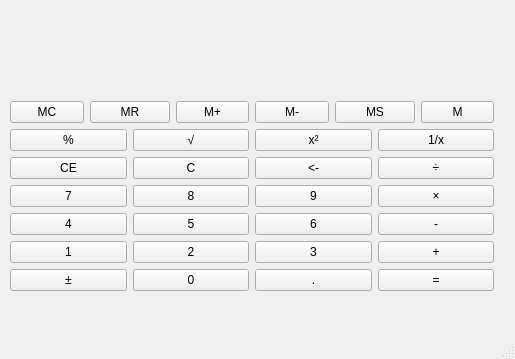
<?xml version="1.0" encoding="UTF-8"?>
<ui version="4.0">
 <class>MainWindow</class>
 <widget class="QMainWindow" name="MainWindow">
  <property name="geometry">
   <rect>
    <x>0</x>
    <y>0</y>
    <width>515</width>
    <height>359</height>
   </rect>
  </property>
  <property name="windowTitle">
   <string>MainWindow</string>
  </property>
  <widget class="QWidget" name="centralwidget">
   <widget class="QWidget" name="layoutWidget">
    <property name="geometry">
     <rect>
      <x>10</x>
      <y>10</y>
      <width>484</width>
      <height>281</height>
     </rect>
    </property>
    <layout class="QVBoxLayout" name="verticalLayout">
     <item>
      <widget class="QLabel" name="label">
       <property name="sizePolicy">
        <sizepolicy hsizetype="Preferred" vsizetype="MinimumExpanding">
         <horstretch>0</horstretch>
         <verstretch>0</verstretch>
        </sizepolicy>
       </property>
       <property name="layoutDirection">
        <enum>Qt::LeftToRight</enum>
       </property>
       <property name="styleSheet">
        <string notr="true">font: 30pt &quot;Agency FB&quot;;</string>
       </property>
       <property name="text">
        <string/>
       </property>
       <property name="alignment">
        <set>Qt::AlignRight|Qt::AlignTrailing|Qt::AlignVCenter</set>
       </property>
      </widget>
     </item>
     <item>
      <layout class="QGridLayout" name="gridLayout_4">
       <item row="0" column="0">
        <widget class="QPushButton" name="pushButton_28">
         <property name="text">
          <string>MC</string>
         </property>
        </widget>
       </item>
       <item row="0" column="1" colspan="2">
        <widget class="QPushButton" name="pushButton_29">
         <property name="text">
          <string>MR</string>
         </property>
        </widget>
       </item>
       <item row="0" column="3">
        <widget class="QPushButton" name="pushButton_30">
         <property name="text">
          <string>M+</string>
         </property>
        </widget>
       </item>
       <item row="0" column="4">
        <widget class="QPushButton" name="pushButton_31">
         <property name="text">
          <string>M-</string>
         </property>
        </widget>
       </item>
       <item row="0" column="5" colspan="2">
        <widget class="QPushButton" name="pushButton_32">
         <property name="text">
          <string>MS</string>
         </property>
        </widget>
       </item>
       <item row="0" column="7">
        <widget class="QPushButton" name="pushButton_33">
         <property name="text">
          <string>M</string>
         </property>
        </widget>
       </item>
       <item row="1" column="0" colspan="2">
        <widget class="QPushButton" name="pushButton">
         <property name="text">
          <string>%</string>
         </property>
        </widget>
       </item>
       <item row="1" column="2" colspan="2">
        <widget class="QPushButton" name="pushButton_2">
         <property name="text">
          <string>√</string>
         </property>
        </widget>
       </item>
       <item row="1" column="4" colspan="2">
        <widget class="QPushButton" name="pushButton_3">
         <property name="text">
          <string>x²</string>
         </property>
        </widget>
       </item>
       <item row="1" column="6" colspan="2">
        <widget class="QPushButton" name="pushButton_4">
         <property name="text">
          <string>1/x</string>
         </property>
        </widget>
       </item>
       <item row="2" column="0" colspan="2">
        <widget class="QPushButton" name="pushButton_7">
         <property name="text">
          <string>CE</string>
         </property>
        </widget>
       </item>
       <item row="2" column="2" colspan="2">
        <widget class="QPushButton" name="pushButton_6">
         <property name="text">
          <string>C</string>
         </property>
        </widget>
       </item>
       <item row="2" column="4" colspan="2">
        <widget class="QPushButton" name="pushButton_5">
         <property name="text">
          <string>&lt;-</string>
         </property>
        </widget>
       </item>
       <item row="2" column="6" colspan="2">
        <widget class="QPushButton" name="pushButton_8">
         <property name="text">
          <string>÷</string>
         </property>
        </widget>
       </item>
       <item row="3" column="0" colspan="2">
        <widget class="QPushButton" name="pushButton_11">
         <property name="text">
          <string>7</string>
         </property>
        </widget>
       </item>
       <item row="3" column="2" colspan="2">
        <widget class="QPushButton" name="pushButton_10">
         <property name="text">
          <string>8</string>
         </property>
        </widget>
       </item>
       <item row="3" column="4" colspan="2">
        <widget class="QPushButton" name="pushButton_9">
         <property name="text">
          <string>9</string>
         </property>
        </widget>
       </item>
       <item row="3" column="6" colspan="2">
        <widget class="QPushButton" name="pushButton_12">
         <property name="text">
          <string>×</string>
         </property>
        </widget>
       </item>
       <item row="4" column="0" colspan="2">
        <widget class="QPushButton" name="pushButton_15">
         <property name="text">
          <string>4</string>
         </property>
        </widget>
       </item>
       <item row="4" column="2" colspan="2">
        <widget class="QPushButton" name="pushButton_14">
         <property name="text">
          <string>5</string>
         </property>
        </widget>
       </item>
       <item row="4" column="4" colspan="2">
        <widget class="QPushButton" name="pushButton_13">
         <property name="text">
          <string>6</string>
         </property>
        </widget>
       </item>
       <item row="4" column="6" colspan="2">
        <widget class="QPushButton" name="pushButton_16">
         <property name="text">
          <string>-</string>
         </property>
        </widget>
       </item>
       <item row="5" column="0" colspan="2">
        <widget class="QPushButton" name="pushButton_19">
         <property name="text">
          <string>1</string>
         </property>
        </widget>
       </item>
       <item row="5" column="2" colspan="2">
        <widget class="QPushButton" name="pushButton_18">
         <property name="text">
          <string>2</string>
         </property>
        </widget>
       </item>
       <item row="5" column="4" colspan="2">
        <widget class="QPushButton" name="pushButton_17">
         <property name="text">
          <string>3</string>
         </property>
        </widget>
       </item>
       <item row="5" column="6" colspan="2">
        <widget class="QPushButton" name="pushButton_20">
         <property name="text">
          <string>+</string>
         </property>
        </widget>
       </item>
       <item row="6" column="0" colspan="2">
        <widget class="QPushButton" name="pushButton_23">
         <property name="text">
          <string>±</string>
         </property>
        </widget>
       </item>
       <item row="6" column="2" colspan="2">
        <widget class="QPushButton" name="pushButton_22">
         <property name="text">
          <string>0</string>
         </property>
        </widget>
       </item>
       <item row="6" column="4" colspan="2">
        <widget class="QPushButton" name="pushButton_21">
         <property name="text">
          <string>.</string>
         </property>
        </widget>
       </item>
       <item row="6" column="6" colspan="2">
        <widget class="QPushButton" name="pushButton_24">
         <property name="text">
          <string>=</string>
         </property>
        </widget>
       </item>
      </layout>
     </item>
    </layout>
   </widget>
  </widget>
  <widget class="QStatusBar" name="statusbar"/>
  <widget class="QMenuBar" name="menubar">
   <property name="geometry">
    <rect>
     <x>0</x>
     <y>0</y>
     <width>515</width>
     <height>23</height>
    </rect>
   </property>
  </widget>
 </widget>
 <resources/>
 <connections/>
</ui>
